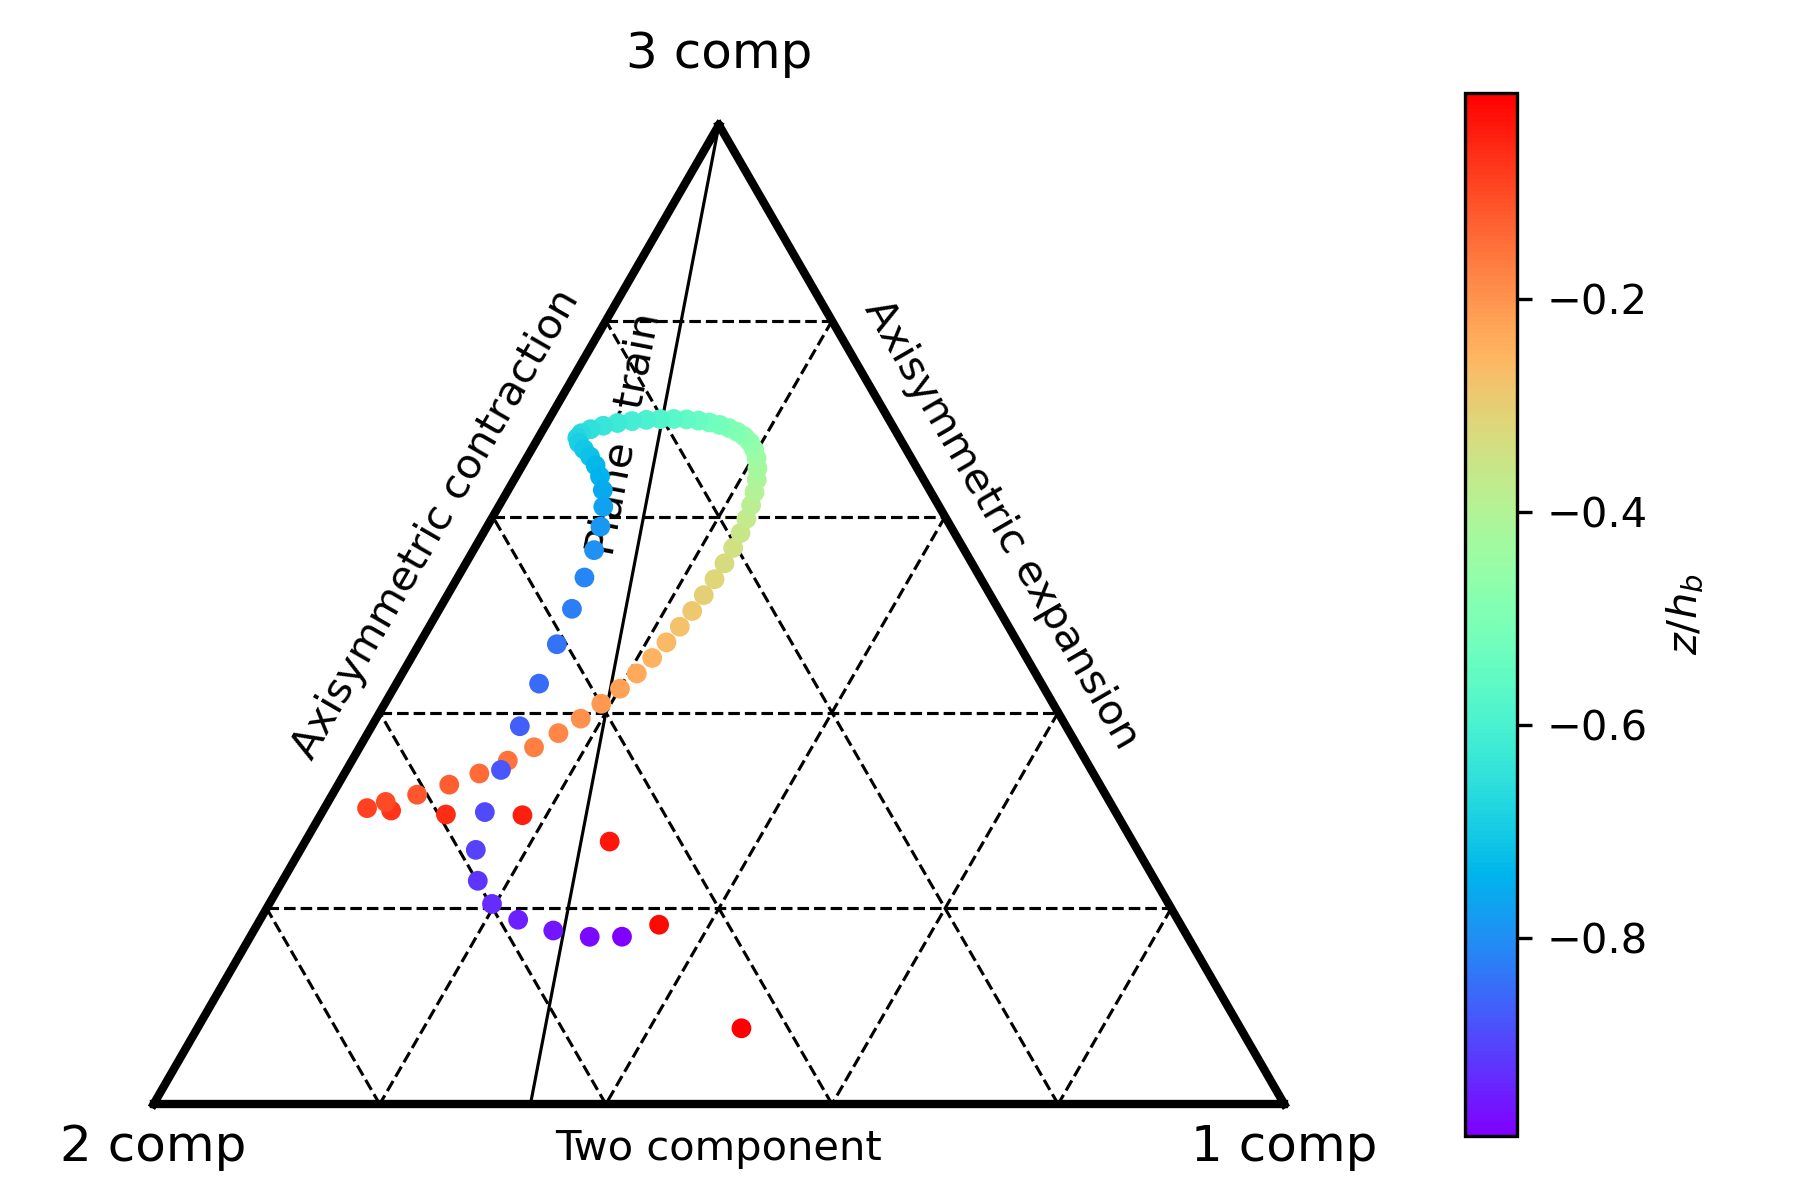

This figure's Python source:
import numpy as np
import matplotlib.pyplot as plt

class AnisotropyTensor(object):
    """ ReynoldsStress object
    """

    def __init__(self, uu, vv, ww, uv, uw, vw, ):
        """Initialize an anisotropy tensor object from the six components of Reynolds stress.

        """
        data = {}
        data['uu'] = np.array(uu)
        data['vv'] = np.array(vv)
        data['ww'] = np.array(ww)
        data['uv'] = np.array(uv)
        data['uw'] = np.array(uw)
        data['vw'] = np.array(vw)
        self.size = data['uu'].size
        for key in data.keys():
            assert data[key].ndim <= 1, "Each component of the Reynolds stress should be a scalar or a 1D array."
            assert data[key].size == self.size, "All components of the Reynolds stress should have the same size."
        tke = 0.5*(data['uu']+data['vv']+data['ww'])
        self.data = np.zeros([self.size, 3, 3])
        self.data[:,0,0] = 0.5*data['uu']/tke - 1/3
        self.data[:,1,1] = 0.5*data['vv']/tke - 1/3
        self.data[:,2,2] = 0.5*data['ww']/tke - 1/3
        self.data[:,0,1] = 0.5*data['uv']/tke
        self.data[:,0,2] = 0.5*data['uw']/tke
        self.data[:,1,2] = 0.5*data['vw']/tke
        self.data[:,1,0] = 0.5*data['uv']/tke
        self.data[:,2,0] = 0.5*data['uw']/tke
        self.data[:,2,1] = 0.5*data['vw']/tke

    def __repr__(self):
        """Formatted print

        """
        summary = ['{}'.format(self.data[0,:,:])]
        if self.size > 1:
            summary.append('...')
            summary.append('{}'.format(self.data[-1,:,:]))
        return '\n'.join(summary)

    def barycentric_coord(self):
        """Get the coordinates in the barycentric map

        See Banerjee et al., 2007

        """
        c = np.zeros([self.size, 3])
        for i in np.arange(self.size):
            a = self.data[i,:,:]
            eigenvalues, _ = np.linalg.eig(a)
            idx = eigenvalues.argsort()[::-1]
            l = eigenvalues[idx]
            c[i,0] = l[0]-l[1]
            c[i,1] = 2*(l[1]-l[2])
            c[i,2] = 3*l[2]+1
        return c

    def plot_anisotropic_barycentric_map(self, ax=None, **kwargs):
        """Plot anisotropic barycentric map

        """
        if ax is None:
            ax = plt.gca()
        plot_anisotropic_barycentric_map_base(ax)
        xc = np.array([0.5, -0.5, 0])
        yc = np.array([0, 0, np.sqrt(3)*0.5])
        c = self.barycentric_coord()
        xx = np.dot(xc, c.transpose())
        yy = np.dot(yc, c.transpose())
        im = ax.scatter(xx, yy, zorder=3, **kwargs)
        return im

def plot_anisotropic_barycentric_map_base(ax):
    # plot a triangle
    xc = np.array([0.5, -0.5, 0])
    yc = np.array([0, 0, np.sqrt(3)*0.5])
    for i in np.arange(3):
        ip1 = (i+1)%3
        ax.plot([xc[i], xc[ip1]], [yc[i], yc[ip1]], 'k', linewidth=2)
    # add grid
    nsp = 5
    lc = np.abs(xc[1]-xc[0])
    dc = lc/nsp
    cl = np.zeros([3*(nsp-1), 3])
    for i in np.arange(3):
        ip1 = (i+1)%3
        for j in np.arange(nsp-1):
            k = i * (nsp-1) + j
            cl[k,i] = dc * (j+1)
            cl[k,ip1] = dc * (nsp-j-1)
    xl = np.dot(xc, cl.transpose())
    yl = np.dot(yc, cl.transpose())
    nl = xl.size
    for i in np.arange(3):
        ip1 = (i+1)%3
        for j in np.arange(nsp-1):
            k = i * (nsp-1) + j
            kp = (ip1 * (nsp-1) + nsp - j - 2) % nl
            ax.plot([xl[k], xl[kp]], [yl[k], yl[kp]], '--k', linewidth=0.75)
    # plain strain limit
    c1ps = np.array([1/3, 2/3, 0])
    x1ps = np.dot(xc, c1ps.transpose())
    y1ps = np.dot(yc, c1ps.transpose())
    c2ps = np.array([0, 0, 1])
    x2ps = np.dot(xc, c2ps.transpose())
    y2ps = np.dot(yc, c2ps.transpose())
    ax.plot([x1ps, x2ps], [y1ps, y2ps], '-k', linewidth=0.75)
    # add labels
    labels = ['1 comp', '2 comp', '3 comp']
    lbpx = xc
    dshift = 0.05
    lbpy = [yc[0]-dshift*lc, yc[1]-dshift*lc, yc[2]+dshift*lc]
    for i in np.arange(3):
        ax.text(lbpx[i], lbpy[i], labels[i], ha='center', fontsize=12)
    label_side1 = 'Axisymmetric expansion'
    label_side2 = 'Axisymmetric contraction'
    label_side3 = 'Two component'
    label_ps = 'Plane strain'
    ax.text((xc[0]+xc[2])/2, (yc[0]+yc[2])/2+0.08*lc, label_side1, ha='center', va='center', rotation=-60)
    ax.text((xc[1]+xc[2])/2, (yc[1]+yc[2])/2+0.08*lc, label_side2, ha='center', va='center', rotation=60)
    ax.text((xc[0]+xc[1])/2, (yc[0]+yc[1])/2-0.04*lc, label_side3, ha='center', va='center')
    ang = np.arctan2(np.abs(y1ps-y2ps), np.abs(x1ps-x2ps))/np.pi*180
    ax.text((x1ps+x2ps)/2, (y1ps+y2ps)/2+0.16*lc, label_ps, ha='center', va='center', rotation=ang)

    # set axis
    ax.axis('equal')
    ax.axis('off')

def plot_vector_direction_base(ax):
    # plot a circle
    r = 1.
    theta = np.deg2rad(np.linspace(0,360,361))
    xcircle = r*np.cos(theta)
    ycircle = r*np.sin(theta)
    ax.plot(xcircle, ycircle, color='gray', linewidth=2)
    # x-y angles
    nr = 12
    for i in np.arange(nr):
        phi = np.pi*2/nr*i
        xref = r*np.cos(phi)
        yref = r*np.sin(phi)
        ax.plot([0, xref], [0, yref], color='gray', linestyle='--', linewidth=1)
        if i > 0 and i != nr/4:
            di = i/nr*360
            if di > 180:
                di = di-360
            rlabel = '{:3.0f}$^\circ$'.format(di)
            xlb = 1.15*xref
            ylb = 1.15*yref
            ax.text(xlb, ylb, rlabel, color='gray', ha='center', va='center')
    # z angle
    nz = 5
    for i in np.arange(nz):
        ri = r/(nz+1)*(i+1)
        xref = ri*np.cos(theta)
        yref = ri*np.sin(theta)
        ax.plot(xref, yref, color='gray', linestyle='--', linewidth=1)
        zlabel = '{:2.0f}$^\circ$'.format(90*(1-ri/r))
        xlb = -ri-0.1
        ylb = -0.08
        ax.text(xlb, ylb, zlabel, color='gray', fontsize=8)
    # plot x-y axes
    xx = 1.1
    yy = 1.1
    ax.arrow(0, 0, xx, 0, linewidth=2, head_width=0.04, color='k', zorder=3)
    ax.arrow(0, 0, 0, yy, linewidth=2, head_width=0.04, color='k', zorder=3)
    ax.text(xx, -0.1, '$x$', ha='center', va='center', fontsize=12)
    ax.text(-0.1, yy, '$y$', ha='center', va='center', fontsize=12)
    ax.text(0.06, 0.08, '$z$', ha='center', va='center', fontsize=12)

    # set axis
    ax.axis('equal')
    ax.axis('off')
